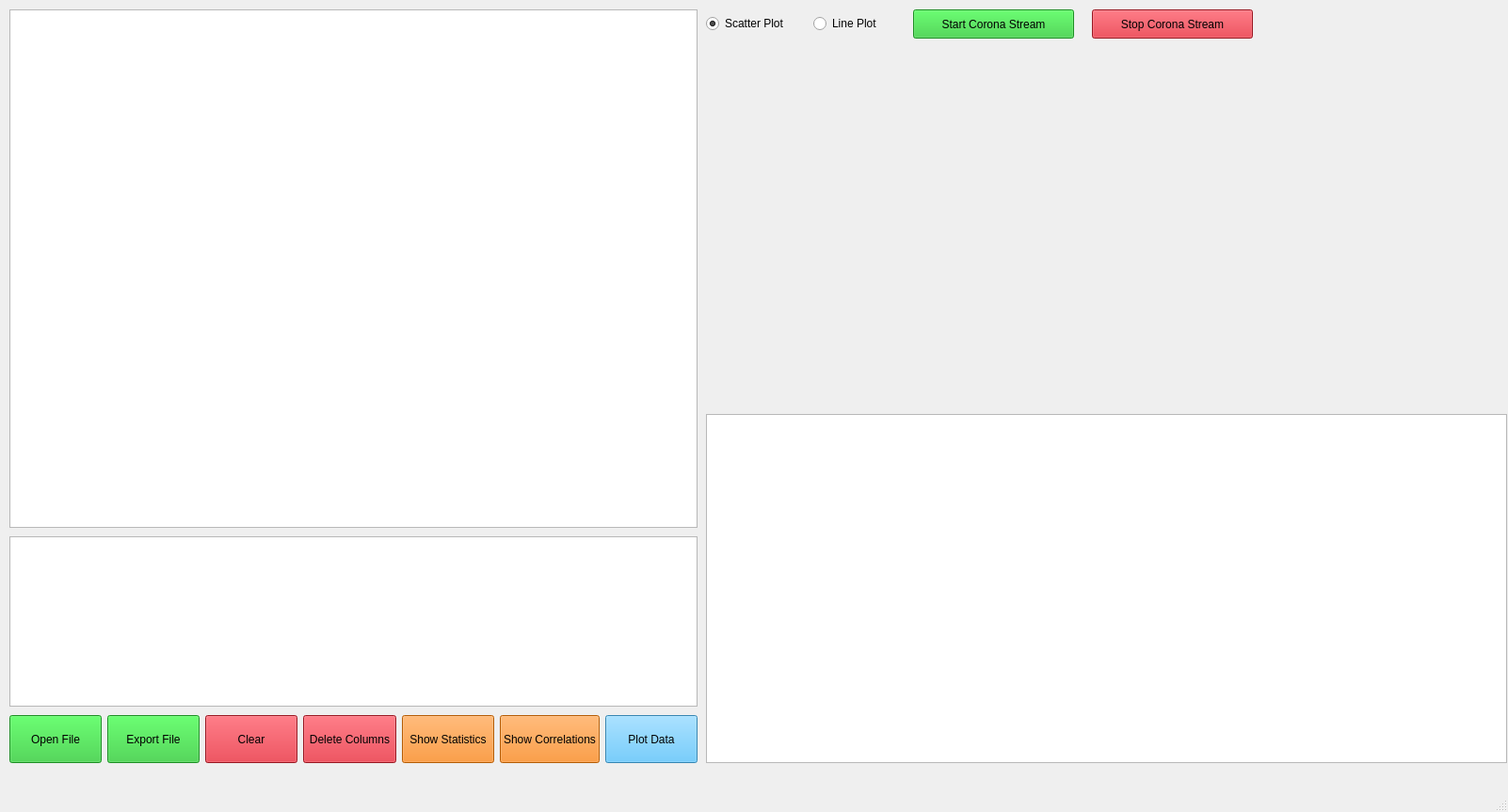
<?xml version="1.0" encoding="UTF-8"?>
<ui version="4.0">
 <class>MainWindow</class>
 <widget class="QMainWindow" name="MainWindow">
  <property name="geometry">
   <rect>
    <x>0</x>
    <y>0</y>
    <width>1602</width>
    <height>863</height>
   </rect>
  </property>
  <property name="windowTitle">
   <string>MainWindow</string>
  </property>
  <widget class="QWidget" name="centralwidget">
   <widget class="MplWidget" name="plotDataset" native="true">
    <property name="geometry">
     <rect>
      <x>750</x>
      <y>40</y>
      <width>851</width>
      <height>391</height>
     </rect>
    </property>
   </widget>
   <widget class="TableWidget" name="tableStatistics">
    <property name="geometry">
     <rect>
      <x>10</x>
      <y>570</y>
      <width>731</width>
      <height>181</height>
     </rect>
    </property>
   </widget>
   <widget class="TableWidget" name="tableDataset">
    <property name="geometry">
     <rect>
      <x>10</x>
      <y>10</y>
      <width>731</width>
      <height>551</height>
     </rect>
    </property>
   </widget>
   <widget class="QWidget" name="gridLayoutWidget">
    <property name="geometry">
     <rect>
      <x>10</x>
      <y>760</y>
      <width>731</width>
      <height>51</height>
     </rect>
    </property>
    <layout class="QGridLayout" name="gridLayout">
     <item row="0" column="4">
      <widget class="QPushButton" name="btnShowStats">
       <property name="sizePolicy">
        <sizepolicy hsizetype="Minimum" vsizetype="Expanding">
         <horstretch>0</horstretch>
         <verstretch>0</verstretch>
        </sizepolicy>
       </property>
       <property name="styleSheet">
        <string notr="true">background-color: rgb(253, 130, 8);</string>
       </property>
       <property name="text">
        <string>Show Statistics</string>
       </property>
      </widget>
     </item>
     <item row="0" column="0">
      <widget class="QPushButton" name="btnOpenFile">
       <property name="sizePolicy">
        <sizepolicy hsizetype="Minimum" vsizetype="Expanding">
         <horstretch>0</horstretch>
         <verstretch>0</verstretch>
        </sizepolicy>
       </property>
       <property name="styleSheet">
        <string notr="true">background-color: rgb(41, 200, 50);</string>
       </property>
       <property name="text">
        <string>Open File</string>
       </property>
      </widget>
     </item>
     <item row="0" column="2">
      <widget class="QPushButton" name="btnClearAll">
       <property name="sizePolicy">
        <sizepolicy hsizetype="Minimum" vsizetype="Expanding">
         <horstretch>0</horstretch>
         <verstretch>0</verstretch>
        </sizepolicy>
       </property>
       <property name="styleSheet">
        <string notr="true">background-color: rgb(214, 33, 48);</string>
       </property>
       <property name="text">
        <string>Clear</string>
       </property>
      </widget>
     </item>
     <item row="0" column="1">
      <widget class="QPushButton" name="btnExportFile">
       <property name="sizePolicy">
        <sizepolicy hsizetype="Minimum" vsizetype="Expanding">
         <horstretch>0</horstretch>
         <verstretch>0</verstretch>
        </sizepolicy>
       </property>
       <property name="styleSheet">
        <string notr="true">background-color: rgb(41, 200, 50);</string>
       </property>
       <property name="text">
        <string>Export File</string>
       </property>
      </widget>
     </item>
     <item row="0" column="6">
      <widget class="QPushButton" name="btnPlotData">
       <property name="sizePolicy">
        <sizepolicy hsizetype="Minimum" vsizetype="Expanding">
         <horstretch>0</horstretch>
         <verstretch>0</verstretch>
        </sizepolicy>
       </property>
       <property name="styleSheet">
        <string notr="true">background-color: rgb(76, 188, 249);</string>
       </property>
       <property name="text">
        <string>Plot Data</string>
       </property>
      </widget>
     </item>
     <item row="0" column="5">
      <widget class="QPushButton" name="btnShowCorrelations">
       <property name="sizePolicy">
        <sizepolicy hsizetype="Minimum" vsizetype="Expanding">
         <horstretch>0</horstretch>
         <verstretch>0</verstretch>
        </sizepolicy>
       </property>
       <property name="styleSheet">
        <string notr="true">background-color: rgb(253, 130, 8);</string>
       </property>
       <property name="text">
        <string>Show Correlations</string>
       </property>
      </widget>
     </item>
     <item row="0" column="3">
      <widget class="QPushButton" name="btnDeleteColumns">
       <property name="sizePolicy">
        <sizepolicy hsizetype="Minimum" vsizetype="Expanding">
         <horstretch>0</horstretch>
         <verstretch>0</verstretch>
        </sizepolicy>
       </property>
       <property name="styleSheet">
        <string notr="true">background-color: rgb(214, 33, 48);</string>
       </property>
       <property name="text">
        <string>Delete Columns</string>
       </property>
      </widget>
     </item>
    </layout>
   </widget>
   <widget class="TableWidget" name="tableCorrelations">
    <property name="geometry">
     <rect>
      <x>750</x>
      <y>440</y>
      <width>851</width>
      <height>371</height>
     </rect>
    </property>
   </widget>
   <widget class="QWidget" name="horizontalLayoutWidget">
    <property name="geometry">
     <rect>
      <x>750</x>
      <y>10</y>
      <width>221</width>
      <height>31</height>
     </rect>
    </property>
    <layout class="QHBoxLayout" name="horizontalLayout">
     <item>
      <widget class="QRadioButton" name="rbScatter">
       <property name="text">
        <string>Scatter Plot</string>
       </property>
       <property name="checked">
        <bool>true</bool>
       </property>
      </widget>
     </item>
     <item>
      <widget class="QRadioButton" name="rbLine">
       <property name="text">
        <string>Line Plot</string>
       </property>
      </widget>
     </item>
    </layout>
   </widget>
   <widget class="QPushButton" name="btnStartCoronaStream">
    <property name="geometry">
     <rect>
      <x>970</x>
      <y>10</y>
      <width>171</width>
      <height>31</height>
     </rect>
    </property>
    <property name="sizePolicy">
     <sizepolicy hsizetype="Minimum" vsizetype="Expanding">
      <horstretch>0</horstretch>
      <verstretch>0</verstretch>
     </sizepolicy>
    </property>
    <property name="styleSheet">
     <string notr="true">background-color: rgb(41, 200, 50);</string>
    </property>
    <property name="text">
     <string>Start Corona Stream</string>
    </property>
   </widget>
   <widget class="QPushButton" name="btnStopCoronaStream">
    <property name="geometry">
     <rect>
      <x>1160</x>
      <y>10</y>
      <width>171</width>
      <height>31</height>
     </rect>
    </property>
    <property name="sizePolicy">
     <sizepolicy hsizetype="Minimum" vsizetype="Expanding">
      <horstretch>0</horstretch>
      <verstretch>0</verstretch>
     </sizepolicy>
    </property>
    <property name="styleSheet">
     <string notr="true">background-color: rgb(214, 33, 48);</string>
    </property>
    <property name="text">
     <string>Stop Corona Stream</string>
    </property>
   </widget>
  </widget>
  <widget class="QMenuBar" name="menubar">
   <property name="geometry">
    <rect>
     <x>0</x>
     <y>0</y>
     <width>1602</width>
     <height>22</height>
    </rect>
   </property>
  </widget>
  <widget class="QStatusBar" name="statusbar"/>
 </widget>
 <customwidgets>
  <customwidget>
   <class>MplWidget</class>
   <extends>QWidget</extends>
   <header>appprojekt2/mplwidget.h</header>
   <container>1</container>
  </customwidget>
  <customwidget>
   <class>TableWidget</class>
   <extends>QTableWidget</extends>
   <header>appprojekt2/tablewidget.h</header>
  </customwidget>
 </customwidgets>
 <resources/>
 <connections/>
</ui>
